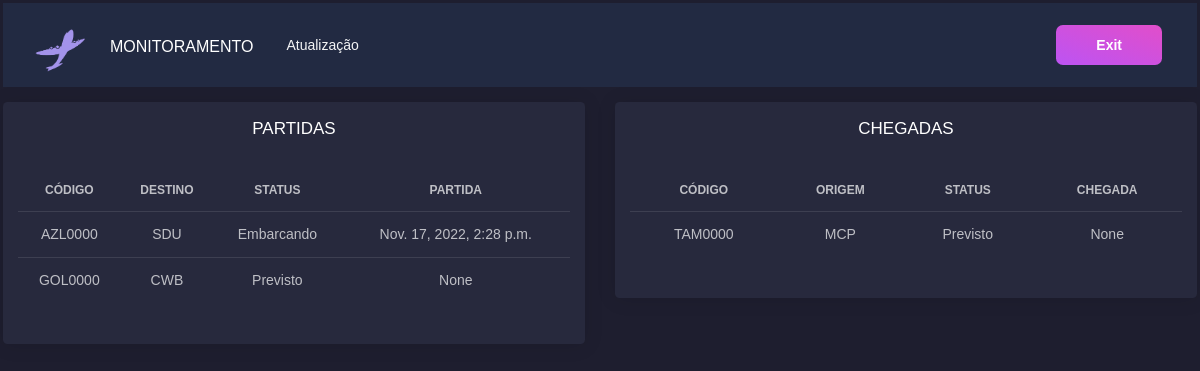
/home, run on an earlier commit of the app's database.
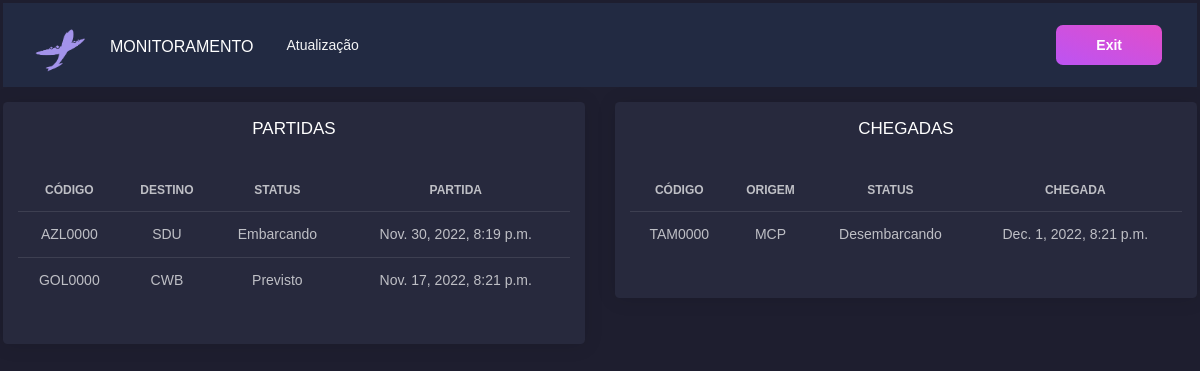
And on a later commit of the database.
### flight_management/models.py (models this page shows, shortened)
class Flight(models.Model):
    id = models.BigAutoField(primary_key=True)
    fk_flightstatus = models.ForeignKey(FlightStatus, on_delete=models.SET_NULL, blank=True, null=True)
    tx_code = models.CharField(max_length=8)
    dt_est_departure = models.DateTimeField(blank=True, null=True)
    dt_est_arrival = models.DateTimeField(blank=True, null=True)
    nm_origin = models.CharField(max_length=3, choices=AirportCodes.choices)
    nm_destination = models.CharField(max_length=3, choices=AirportCodes.choices)
    class Meta:
        db_table = 'flight'

class FlightStatus(models.Model):
    id = models.BigAutoField(primary_key=True)
    dt_departure = models.DateTimeField(blank=True, null=True)
    dt_arrival = models.DateTimeField(blank=True, null=True)
    nm_status = models.CharField(max_length=13, choices=Status.choices, default=Status.PREVISTO)
    dt_creation = models.DateTimeField(auto_now=True)
    dt_updated = models.DateTimeField(auto_now=True)
    dt_done = models.DateTimeField(blank=True, null=True)
    class Meta:
        db_table = 'flight_status'

### flight_monitoring/views.py (the view)
# urls.py: path('home', flightmonitoringviews.flightmonitoringview),
def flightmonitoringview(request):
    all_flights = Flight.objects.all()
    context = {
        'all_flights' : all_flights,
        'selectedRole' : str(views.role)
    }
    return render(request, "home.html", context)

### flight_monitoring/template/home.html (shortened to what this page needs)
{% load static %}
<!DOCTYPE html>
<html lang="en">
<head>
    <link rel="stylesheet" href="{% static 'css/black-dashboard.min.css' %}">
</head>
<body onload="myFunction()">
    <nav class="navbar navbar-expand-lg navbar-dark bg-dark">
            <a class="navbar-brand mr-0 mr-md-2" href="../home" aria-label="Caqui">
              <img src="{% static 'img/caqui.png' %}" width="50 px">
            </a>
            <a class="navbar-brand" href="../home">Monitoramento</a>
          <div class="collapse navbar-collapse" id="navbarSupportedContent">
            <ul class="navbar-nav mr-auto">
              <li id="nav_piloto_operador_controlador_companhia" class="nav-item">
                  <a class="nav-link" href="../update">Atualização</a>
              </li>
          </ul>
          <a href="/" class="btn btn-primary d-none d-lg-inline-block mb-3 mb-md-0 ml-md-3">Exit</a>
    </nav>
    <div class="row">
      <div class="col-lg-6">
        <div class="card ">
          <div class="card-header">
            <h4 class="card-title text-center"> PARTIDAS</h4>
          </div>
          <div class="card-body">
            <div class="table-responsive">
              <table class="table tablesorter " id="">
                <thead class=" text-primary">
                  <tr class="text-center">
                    <th>Código</th>
                    <th>Destino</th>
                    <th>Status</th>
                    <th class="text-center">Partida</th>
                  </tr>
                </thead>
                <tbody>
                  {% for flight in all_flights %}
                    {% if flight.nm_origin == "GRU" %}
                    <tr class="text-center">
                        <td>{{flight.tx_code}}</td>
                        <td>{{flight.nm_destination}}</td>
                        <td>{{flight.fk_flightstatus.nm_status}}</td>
                        <td>{{flight.fk_flightstatus.dt_departure}}</td>
                    </tr>
                    {% endif %}
                  {% endfor %}
                </tbody>
              </table>
            </div>
          </div>
        </div>
      </div>
      <div class="col-lg-6">
        <div class="card ">
          <div class="card-header">
            <h4 class="card-title text-center"> CHEGADAS</h4>
          </div>
          <div class="card-body">
            <div class="table-responsive">
              <table class="table tablesorter " id="">
                <thead class=" text-primary">
                  <tr class="text-center">
                    <th>Código</th>
                    <th>Origem</th>
                    <th>Status</th>
                    <th class="text-center">Chegada</th>
                  </tr>
                </thead>
                <tbody>
                  {% for flight in all_flights %}
                    {% if flight.nm_destination == "GRU" %}
                      <tr class="text-center">
                          <td>{{flight.tx_code}}</td>
                          <td>{{flight.nm_origin}}</td>
                          <td>{{flight.fk_flightstatus.nm_status}}</td>
                          <td>{{flight.fk_flightstatus.dt_arrival}}</td>
                      </tr>
                    {% endif %}
                  {% endfor %}
                </tbody>
              </table>
            </div>
          </div>
        </div>
      </div>
    </div>
    </body>
    </html>

What changed in the data, as far as the page shows it:
changed through a linked row, Flight "AZL0000": fk_flightstatus.dt_departure "Nov. 17, 2022, 2:28 p.m." → "Nov. 30, 2022, 8:19 p.m."
changed through a linked row, Flight "GOL0000": fk_flightstatus.dt_departure "None" → "Nov. 17, 2022, 8:21 p.m."
changed through a linked row, Flight "TAM0000": fk_flightstatus.nm_status "Previsto" → "Desembarcando"; fk_flightstatus.dt_arrival "None" → "Dec. 1, 2022, 8:21 p.m."
